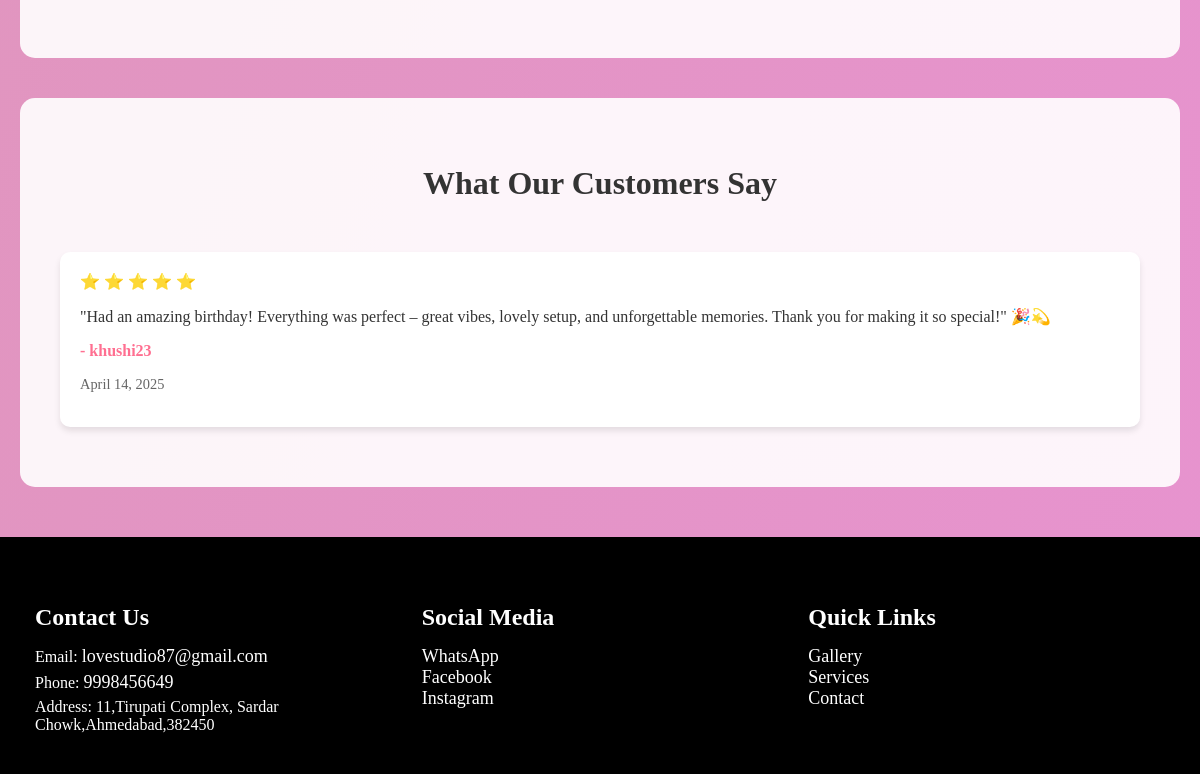
Page /home/ (lower part) on the earlier database version.
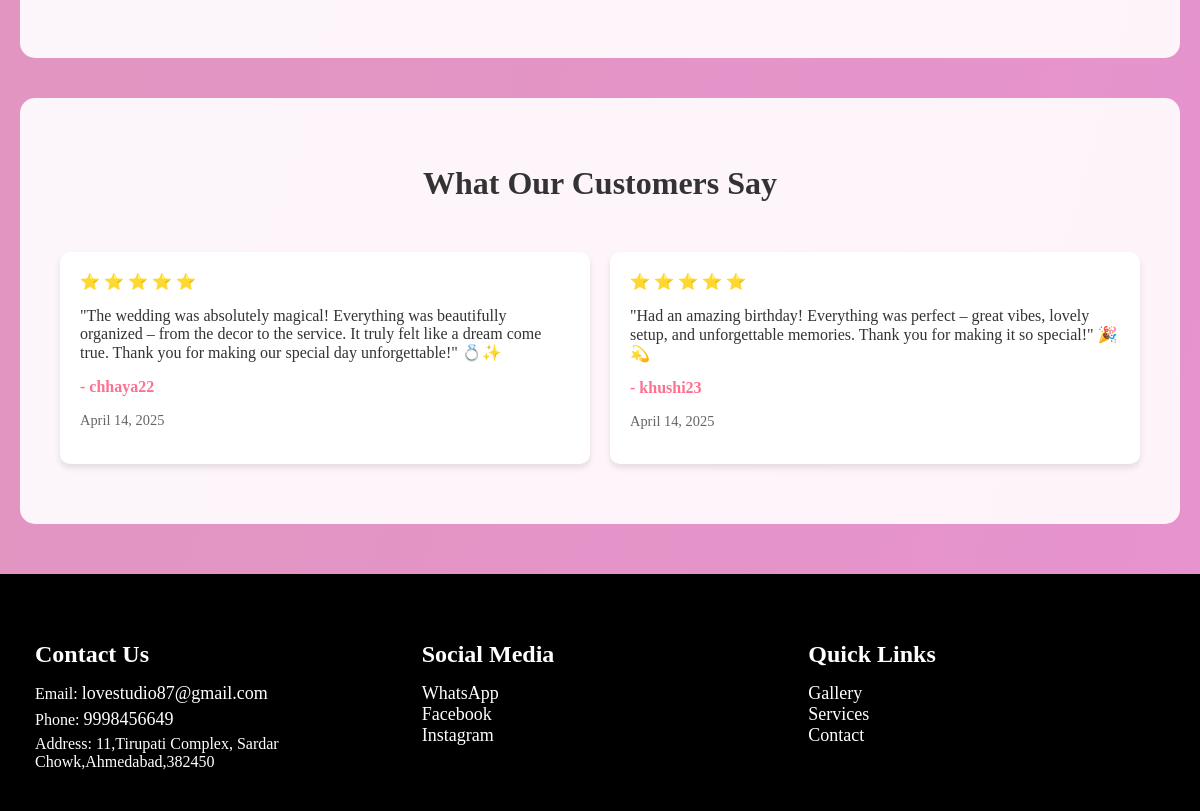
Same page on the later database version.
### home/models.py (models this page shows, shortened)
class Testimonial(models.Model):
    booking = models.OneToOneField(Booking, on_delete=models.CASCADE, null=False, blank=False)
    message = models.TextField()
    rating = models.IntegerField(choices=[(i, str(i)) for i in range(1, 6)])
    date_submitted = models.DateTimeField(auto_now_add=True)
    is_displayed = models.BooleanField(default=False)
    class Meta:
        ordering = ['-date_submitted']

class Booking(models.Model):
    STATUS_CHOICES = (
        ('pending', 'Pending'),
        ('confirmed', 'Confirmed'),
        ('cancelled', 'Cancelled')
    )
    customer = models.ForeignKey(CustomUser, on_delete=models.CASCADE, null=True, blank=True)
    customer_name = models.CharField(max_length=100)
    customer_email = models.EmailField()
    customer_phone = models.CharField(max_length=15)
    package = models.ForeignKey(Package, on_delete=models.CASCADE)
    booking_date = models.DateField()
    booking_time = models.TimeField()
    status = models.CharField(max_length=20, choices=STATUS_CHOICES, default='pending')
    total_amount = models.DecimalField(max_digits=10, decimal_places=2, default=Decimal('0.00'))
    notes = models.TextField(blank=True, null=True)
    created_at = models.DateTimeField(default=timezone.now)
    updated_at = models.DateTimeField(auto_now=True)
    class Meta:
        ordering = ['-created_at']

### home/views.py (the view)
# urls.py: 2. Add a URL to urlpatterns:  path('', views.home, name='home')
def home(request):
    testimonials = Testimonial.objects.filter(is_displayed=True).order_by('-date_submitted')[:6]
    gallery_items = Gallery.objects.all().order_by('-uploaded_at')[:12]
    services = Service.objects.all()
    context = {
        'testimonials': testimonials,
        'gallery_items': gallery_items,
        'services': services,
    }
    return render(request, 'home.html', context)

### home/templates/home.html (shortened to what this page needs)
{% extends 'base.html' %}
{% block content %}
<!DOCTYPE html>
<html lang="en">
<head>
</head>
<body>
    {% if gallery_items %}
    <section class="gallery-section">
        <div class="gallery-grid">
        </div>
    </section>
    {% endif %}
    {% if testimonials %}
    <section class="testimonials">
        <h2 class="section-title">What Our Customers Say</h2>
        <div class="testimonial-container">
            {% for testimonial in testimonials %}
            <div class="testimonial-card">
                <div class="rating">
                    {% for i in "12345"|make_list %}
                        {% if forloop.counter <= testimonial.rating %}
                            ⭐
                        {% endif %}
                    {% endfor %}
                </div>
                <p class="message">{{ testimonial.message }}</p>
                <p class="customer-name" style="font-weight: bold; color: #ff6f91; margin-top: 10px;">- {{ testimonial.booking.customer_name }}</p>
                <p class="date" style="color: #666; font-size: 0.9em;">{{ testimonial.date_submitted|date:"F d, Y" }}</p>
            </div>
            {% endfor %}
        </div>
    </section>
    {% endif %}
</body>
</html>
{% endblock %}

Differences in the rows shown:
added Testimonial: rating 5 (drawn), message "\"The wedding was absolutely magical! Everything was beautifully organized – from the decor to the service. It truly felt like a dream come true. Thank you for making our special day unforgettable!\" 💍✨", booking.customer_name "chhaya22", date_submitted "April 14, 2025"
